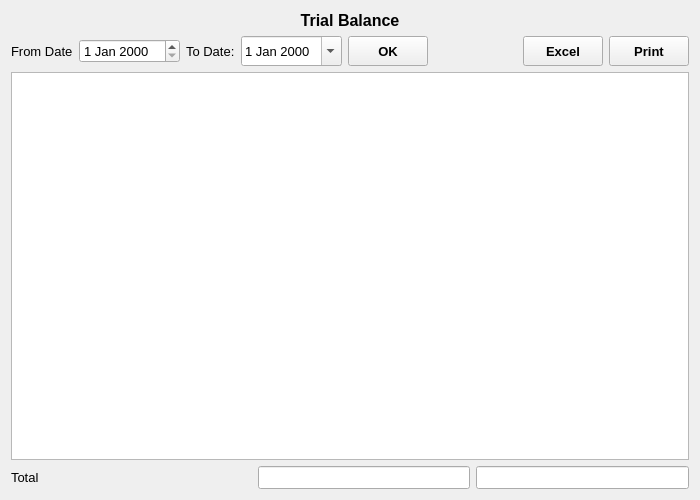
<?xml version="1.0" encoding="UTF-8"?>
<ui version="4.0">
 <class>TrialBalance</class>
 <widget class="QWidget" name="TrialBalance">
  <property name="geometry">
   <rect>
    <x>0</x>
    <y>0</y>
    <width>700</width>
    <height>500</height>
   </rect>
  </property>
  <property name="font">
   <font>
    <family>Microsoft YaHei UI</family>
    <pointsize>10</pointsize>
   </font>
  </property>
  <property name="windowTitle">
   <string>Form</string>
  </property>
  <layout class="QVBoxLayout" name="verticalLayout">
   <item>
    <widget class="QLabel" name="label">
     <property name="font">
      <font>
       <pointsize>12</pointsize>
       <weight>75</weight>
       <bold>true</bold>
      </font>
     </property>
     <property name="text">
      <string>Trial Balance</string>
     </property>
     <property name="alignment">
      <set>Qt::AlignCenter</set>
     </property>
    </widget>
   </item>
   <item>
    <layout class="QHBoxLayout" name="horizontalLayout" stretch="0,0,0,0,0,0,0,0">
     <item>
      <widget class="QLabel" name="label_2">
       <property name="text">
        <string>From Date</string>
       </property>
      </widget>
     </item>
     <item>
      <widget class="QDateEdit" name="fromDateDateEdit"/>
     </item>
     <item>
      <widget class="QLabel" name="toDateLabel">
       <property name="text">
        <string>To Date:</string>
       </property>
      </widget>
     </item>
     <item>
      <widget class="QDateEdit" name="toDateDateEdit">
       <property name="minimumSize">
        <size>
         <width>0</width>
         <height>30</height>
        </size>
       </property>
       <property name="calendarPopup">
        <bool>true</bool>
       </property>
      </widget>
     </item>
     <item>
      <widget class="QToolButton" name="OKButton">
       <property name="minimumSize">
        <size>
         <width>80</width>
         <height>30</height>
        </size>
       </property>
       <property name="font">
        <font>
         <weight>75</weight>
         <bold>true</bold>
        </font>
       </property>
       <property name="text">
        <string>OK</string>
       </property>
      </widget>
     </item>
     <item>
      <spacer name="horizontalSpacer">
       <property name="orientation">
        <enum>Qt::Horizontal</enum>
       </property>
       <property name="sizeHint" stdset="0">
        <size>
         <width>40</width>
         <height>20</height>
        </size>
       </property>
      </spacer>
     </item>
     <item>
      <widget class="QToolButton" name="excelButton">
       <property name="minimumSize">
        <size>
         <width>80</width>
         <height>30</height>
        </size>
       </property>
       <property name="font">
        <font>
         <weight>75</weight>
         <bold>true</bold>
        </font>
       </property>
       <property name="text">
        <string>Excel</string>
       </property>
      </widget>
     </item>
     <item>
      <widget class="QToolButton" name="printButton">
       <property name="minimumSize">
        <size>
         <width>80</width>
         <height>30</height>
        </size>
       </property>
       <property name="font">
        <font>
         <weight>75</weight>
         <bold>true</bold>
        </font>
       </property>
       <property name="text">
        <string>Print</string>
       </property>
      </widget>
     </item>
    </layout>
   </item>
   <item>
    <widget class="QTableView" name="tableView">
     <property name="font">
      <font>
       <pointsize>12</pointsize>
      </font>
     </property>
     <property name="alternatingRowColors">
      <bool>true</bool>
     </property>
     <property name="selectionBehavior">
      <enum>QAbstractItemView::SelectRows</enum>
     </property>
    </widget>
   </item>
   <item>
    <layout class="QHBoxLayout" name="horizontalLayout_3">
     <item>
      <widget class="QLabel" name="label_3">
       <property name="text">
        <string>Total</string>
       </property>
      </widget>
     </item>
     <item>
      <spacer name="horizontalSpacer_2">
       <property name="orientation">
        <enum>Qt::Horizontal</enum>
       </property>
       <property name="sizeHint" stdset="0">
        <size>
         <width>40</width>
         <height>20</height>
        </size>
       </property>
      </spacer>
     </item>
     <item>
      <widget class="QLineEdit" name="debitTotalLineEdit"/>
     </item>
     <item>
      <widget class="QLineEdit" name="creditTotalLineEdit"/>
     </item>
    </layout>
   </item>
  </layout>
 </widget>
 <resources/>
 <connections/>
</ui>
